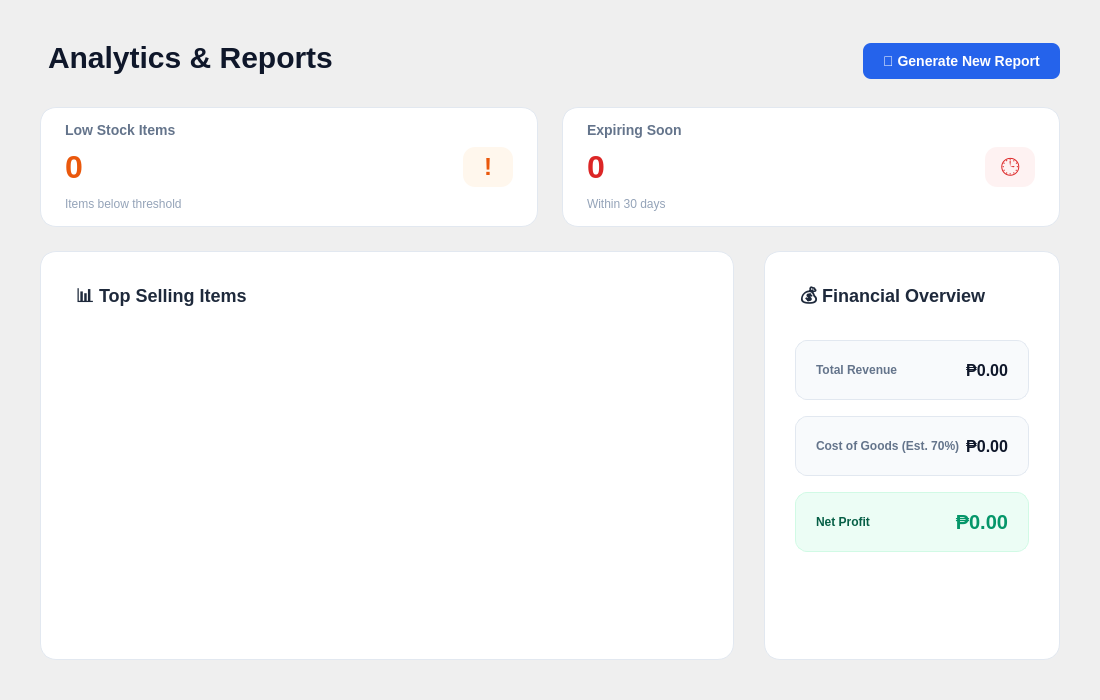
<?xml version="1.0" encoding="UTF-8"?>
<ui version="4.0">
 <class>ReportsPage</class>
 <widget class="QWidget" name="ReportsPage">
  <property name="geometry">
   <rect>
    <x>0</x>
    <y>0</y>
    <width>1100</width>
    <height>700</height>
   </rect>
  </property>
  <property name="styleSheet">
   <string notr="true">
    QWidget { background-color: #F8FAFC; }
    font-family: &quot;Segoe UI&quot;;
   </string>
  </property>
  <layout class="QVBoxLayout" name="verticalLayout">
   <property name="spacing">
    <number>24</number>
   </property>
   <property name="leftMargin">
    <number>40</number>
   </property>
   <property name="topMargin">
    <number>40</number>
   </property>
   <property name="rightMargin">
    <number>40</number>
   </property>
   <property name="bottomMargin">
    <number>40</number>
   </property>

   <item>
    <layout class="QHBoxLayout" name="header_layout">
     <item>
      <widget class="QLabel" name="label_title">
       <property name="styleSheet">
        <string>font-size: 30px; font-weight: 800; color: #0F172A; margin-bottom: 8px;</string>
       </property>
       <property name="text">
        <string>Analytics &amp; Reports</string>
       </property>
      </widget>
     </item>
     <item>
      <spacer name="header_spacer">
       <property name="orientation">
        <enum>Qt::Orientation::Horizontal</enum>
       </property>
       <property name="sizeHint" stdset="0">
        <size>
         <width>40</width>
         <height>20</height>
        </size>
       </property>
      </spacer>
     </item>
     <item>
      <widget class="QPushButton" name="generateReportBtn">
       <property name="cursor">
        <cursorShape>PointingHandCursor</cursorShape>
       </property>
       <property name="styleSheet">
        <string notr="true">
            QPushButton {
                background-color: #2563EB;
                color: white;
                border-radius: 8px;
                padding: 10px 20px;
                font-weight: 600;
                font-size: 14px;
                border: none;
            }
            QPushButton:hover {
                background-color: #1D4ED8;
            }
            QPushButton:pressed {
                background-color: #1E40AF;
            }
        </string>
       </property>
       <property name="text">
        <string>📄 Generate New Report</string>
       </property>
      </widget>
     </item>
    </layout>
   </item>
   <item>
    <layout class="QHBoxLayout" name="top_cards_layout">
     <property name="spacing">
      <number>24</number>
     </property>
     <item>
      <widget class="QFrame" name="card_alert_stock">
       <property name="minimumSize">
        <size>
         <width>0</width>
         <height>120</height>
        </size>
       </property>
       <property name="styleSheet">
        <string notr="true">
            QFrame#card_alert_stock {
                background-color: white;
                border-radius: 16px;
                border: 1px solid #E2E8F0;
            }
        </string>
       </property>
       <layout class="QHBoxLayout" name="hbox_card_stock">
        <property name="leftMargin">
         <number>24</number>
        </property>
        <property name="rightMargin">
         <number>24</number>
        </property>
        <item>
         <layout class="QVBoxLayout" name="vbox_card_stock">
          <item>
           <widget class="QLabel" name="lbl_title_stock">
            <property name="styleSheet">
             <string>color: #64748B; font-weight: 600; font-size: 14px; border: none; background: transparent;</string>
            </property>
            <property name="text">
             <string>Low Stock Items</string>
            </property>
           </widget>
          </item>
          <item>
           <widget class="QLabel" name="lbl_val_alert_stock">
            <property name="styleSheet">
             <string>color: #EA580C; font-weight: 800; font-size: 32px; border: none; background: transparent;</string>
            </property>
            <property name="text">
             <string>0</string>
            </property>
           </widget>
          </item>
          <item>
           <widget class="QLabel" name="lbl_sub_stock">
            <property name="styleSheet">
             <string>color: #94A3B8; font-size: 12px; border: none; background: transparent;</string>
            </property>
            <property name="text">
             <string>Items below threshold</string>
            </property>
           </widget>
          </item>
         </layout>
        </item>
        <item>
         <widget class="QLabel" name="icon_stock">
          <property name="maximumSize">
           <size>
            <width>50</width>
            <height>40</height>
           </size>
          </property>
          <property name="styleSheet">
           <string>background-color: #FFF7ED; color: #EA580C; border-radius: 12px; font-size: 24px; font-weight: bold; border: none;</string>
          </property>
          <property name="text">
           <string>!</string>
          </property>
          <property name="alignment">
           <set>Qt::AlignmentFlag::AlignCenter</set>
          </property>
          <property name="fixedSize" stdset="0">
           <size>
            <width>48</width>
            <height>48</height>
           </size>
          </property>
         </widget>
        </item>
       </layout>
      </widget>
     </item>
     <item>
      <widget class="QFrame" name="card_alert_expiry">
       <property name="minimumSize">
        <size>
         <width>0</width>
         <height>120</height>
        </size>
       </property>
       <property name="styleSheet">
        <string notr="true">
            QFrame#card_alert_expiry {
                background-color: white;
                border-radius: 16px;
                border: 1px solid #E2E8F0;
            }
        </string>
       </property>
       <layout class="QHBoxLayout" name="hbox_card_exp">
        <property name="leftMargin">
         <number>24</number>
        </property>
        <property name="rightMargin">
         <number>24</number>
        </property>
        <item>
         <layout class="QVBoxLayout" name="vbox_card_exp">
          <item>
           <widget class="QLabel" name="lbl_title_exp">
            <property name="styleSheet">
             <string>color: #64748B; font-weight: 600; font-size: 14px; border: none; background: transparent;</string>
            </property>
            <property name="text">
             <string>Expiring Soon</string>
            </property>
           </widget>
          </item>
          <item>
           <widget class="QLabel" name="lbl_val_alert_expiry">
            <property name="styleSheet">
             <string>color: #DC2626; font-weight: 800; font-size: 32px; border: none; background: transparent;</string>
            </property>
            <property name="text">
             <string>0</string>
            </property>
           </widget>
          </item>
          <item>
           <widget class="QLabel" name="lbl_sub_exp">
            <property name="styleSheet">
             <string>color: #94A3B8; font-size: 12px; border: none; background: transparent;</string>
            </property>
            <property name="text">
             <string>Within 30 days</string>
            </property>
           </widget>
          </item>
         </layout>
        </item>
        <item>
         <widget class="QLabel" name="icon_exp">
          <property name="maximumSize">
           <size>
            <width>50</width>
            <height>40</height>
           </size>
          </property>
          <property name="styleSheet">
           <string>background-color: #FEF2F2; color: #DC2626; border-radius: 12px; font-size: 24px; border: none;</string>
          </property>
          <property name="text">
           <string>🕒</string>
          </property>
          <property name="alignment">
           <set>Qt::AlignmentFlag::AlignCenter</set>
          </property>
          <property name="fixedSize" stdset="0">
           <size>
            <width>48</width>
            <height>48</height>
           </size>
          </property>
         </widget>
        </item>
       </layout>
      </widget>
     </item>
    </layout>
   </item>
   <item>
    <layout class="QHBoxLayout" name="main_grid">
     <property name="spacing">
      <number>30</number>
     </property>
     <item>
      <widget class="QFrame" name="card_top_selling">
       <property name="styleSheet">
        <string notr="true">
            QFrame#card_top_selling {
                background-color: white;
                border-radius: 16px;
                border: 1px solid #E2E8F0;
            }
        </string>
       </property>
       <layout class="QVBoxLayout" name="layout_card1">
        <property name="leftMargin">
         <number>30</number>
        </property>
        <property name="topMargin">
         <number>30</number>
        </property>
        <property name="rightMargin">
         <number>30</number>
        </property>
        <property name="bottomMargin">
         <number>30</number>
        </property>
        <item>
         <widget class="QLabel" name="title_top_selling">
          <property name="styleSheet">
           <string notr="true">font-size: 18px; font-weight: 800; color: #1E293B; margin-bottom: 10px; background: none;</string>
          </property>
          <property name="text">
           <string>📊 Top Selling Items</string>
          </property>
         </widget>
        </item>
        <item>
         <widget class="QScrollArea" name="scrollArea_top_selling">
          <property name="styleSheet">
           <string>background: transparent;</string>
          </property>
          <property name="frameShape">
           <enum>QFrame::Shape::NoFrame</enum>
          </property>
          <property name="widgetResizable">
           <bool>true</bool>
          </property>
          <widget class="QWidget" name="scrollContents">
           <property name="geometry">
            <rect>
             <x>0</x>
             <y>0</y>
             <width>646</width>
             <height>298</height>
            </rect>
           </property>
           <layout class="QVBoxLayout" name="layout_top_selling">
            <property name="spacing">
             <number>10</number>
            </property>
            <property name="leftMargin">
             <number>0</number>
            </property>
            <property name="topMargin">
             <number>0</number>
            </property>
            <property name="rightMargin">
             <number>0</number>
            </property>
            <property name="bottomMargin">
             <number>0</number>
            </property>
            <item>
             <spacer name="vspacer">
              <property name="orientation">
               <enum>Qt::Orientation::Vertical</enum>
              </property>
              <property name="sizeHint" stdset="0">
               <size>
                <width>20</width>
                <height>40</height>
               </size>
              </property>
             </spacer>
            </item>
           </layout>
          </widget>
         </widget>
        </item>
       </layout>
      </widget>
     </item>
     <item>
      <widget class="QFrame" name="card_financial">
       <property name="styleSheet">
        <string notr="true">
            QFrame#card_financial {
                background-color: white;
                border-radius: 16px;
                border: 1px solid #E2E8F0;
            }
        </string>
       </property>
       <layout class="QVBoxLayout" name="layout_card2">
        <property name="spacing">
         <number>16</number>
        </property>
        <property name="leftMargin">
         <number>30</number>
        </property>
        <property name="topMargin">
         <number>30</number>
        </property>
        <property name="rightMargin">
         <number>30</number>
        </property>
        <property name="bottomMargin">
         <number>30</number>
        </property>
        <item>
         <widget class="QLabel" name="title_financial">
          <property name="styleSheet">
           <string notr="true">font-size: 18px; font-weight: 800; color: #1E293B; margin-bottom: 10px; background:none</string>
          </property>
          <property name="text">
           <string>💰 Financial Overview</string>
          </property>
         </widget>
        </item>
        <item>
         <widget class="QFrame" name="row_revenue">
          <property name="minimumSize">
           <size>
            <width>0</width>
            <height>60</height>
           </size>
          </property>
          <property name="styleSheet">
           <string notr="true">
            QFrame {
                background-color: #F8FAFC;
                border-radius: 12px;
                border: 1px solid #E2E8F0;
            }
           </string>
          </property>
          <layout class="QHBoxLayout" name="hbox_rev">
           <property name="leftMargin">
            <number>20</number>
           </property>
           <property name="rightMargin">
            <number>20</number>
           </property>
           <item>
            <widget class="QLabel" name="l1">
             <property name="styleSheet">
              <string>border:none; color: #64748B; font-weight: 600; background: transparent;</string>
             </property>
             <property name="text">
              <string>Total Revenue</string>
             </property>
            </widget>
           </item>
           <item>
            <widget class="QLabel" name="lbl_val_revenue">
             <property name="styleSheet">
              <string>border:none; color: #0F172A; font-weight: 800; font-size: 16px; background: transparent;</string>
             </property>
             <property name="text">
              <string>₱0.00</string>
             </property>
             <property name="alignment">
              <set>Qt::AlignmentFlag::AlignRight|Qt::AlignmentFlag::AlignTrailing|Qt::AlignmentFlag::AlignVCenter</set>
             </property>
            </widget>
           </item>
          </layout>
         </widget>
        </item>
        <item>
         <widget class="QFrame" name="row_cost">
          <property name="minimumSize">
           <size>
            <width>0</width>
            <height>60</height>
           </size>
          </property>
          <property name="styleSheet">
           <string notr="true">
            QFrame {
                background-color: #F8FAFC;
                border-radius: 12px;
                border: 1px solid #E2E8F0;
            }
           </string>
          </property>
          <layout class="QHBoxLayout" name="hbox_cost">
           <property name="leftMargin">
            <number>20</number>
           </property>
           <property name="rightMargin">
            <number>20</number>
           </property>
           <item>
            <widget class="QLabel" name="l2">
             <property name="styleSheet">
              <string>border:none; color: #64748B; font-weight: 600; background: transparent;</string>
             </property>
             <property name="text">
              <string>Cost of Goods (Est. 70%)</string>
             </property>
            </widget>
           </item>
           <item>
            <widget class="QLabel" name="lbl_val_cost">
             <property name="styleSheet">
              <string>border:none; color: #0F172A; font-weight: 800; font-size: 16px; background: transparent;</string>
             </property>
             <property name="text">
              <string>₱0.00</string>
             </property>
             <property name="alignment">
              <set>Qt::AlignmentFlag::AlignRight|Qt::AlignmentFlag::AlignTrailing|Qt::AlignmentFlag::AlignVCenter</set>
             </property>
            </widget>
           </item>
          </layout>
         </widget>
        </item>
        <item>
         <widget class="QFrame" name="row_profit">
          <property name="minimumSize">
           <size>
            <width>0</width>
            <height>60</height>
           </size>
          </property>
          <property name="styleSheet">
           <string notr="true">
            QFrame {
                background-color: #ECFDF5;
                border-radius: 12px;
                border: 1px solid #D1FAE5;
            }
           </string>
          </property>
          <layout class="QHBoxLayout" name="hbox_profit">
           <property name="leftMargin">
            <number>20</number>
           </property>
           <property name="rightMargin">
            <number>20</number>
           </property>
           <item>
            <widget class="QLabel" name="l3">
             <property name="styleSheet">
              <string>border:none; color: #065F46; font-weight: 800; background: transparent;</string>
             </property>
             <property name="text">
              <string>Net Profit</string>
             </property>
            </widget>
           </item>
           <item>
            <widget class="QLabel" name="lbl_val_profit">
             <property name="styleSheet">
              <string>border:none; color: #059669; font-weight: 800; font-size: 20px; background: transparent;</string>
             </property>
             <property name="text">
              <string>₱0.00</string>
             </property>
             <property name="alignment">
              <set>Qt::AlignmentFlag::AlignRight|Qt::AlignmentFlag::AlignTrailing|Qt::AlignmentFlag::AlignVCenter</set>
             </property>
            </widget>
           </item>
          </layout>
         </widget>
        </item>
        <item>
         <spacer name="vspacer2">
          <property name="orientation">
           <enum>Qt::Orientation::Vertical</enum>
          </property>
          <property name="sizeHint" stdset="0">
           <size>
            <width>20</width>
            <height>40</height>
           </size>
          </property>
         </spacer>
        </item>
       </layout>
      </widget>
     </item>
    </layout>
   </item>
  </layout>
 </widget>
 <resources/>
 <connections/>
</ui>
